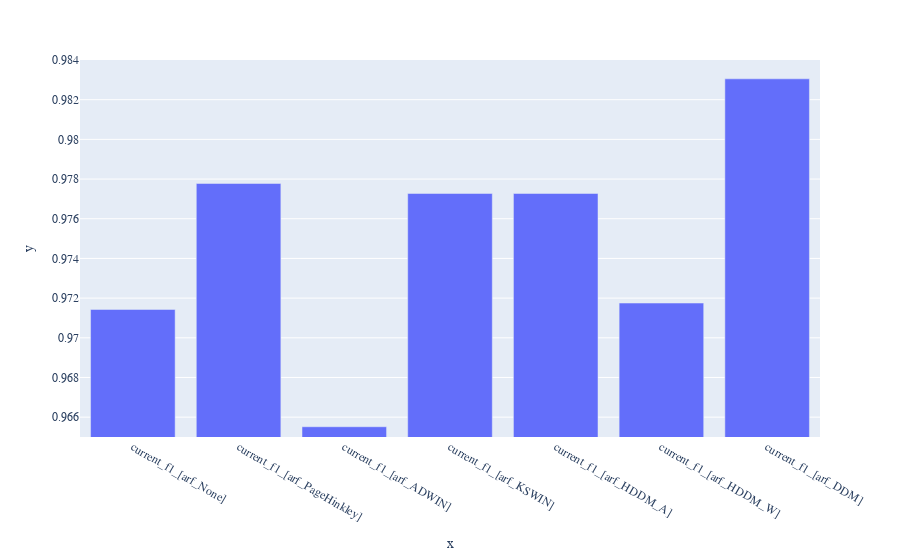

Here is the notebook cell this chart was saved with:
### Code cell
# current f1
fig = px.bar(x = df_test_results.iloc[112,16:30:2].keys(), y = df_test_results.iloc[112,16:30:2].values, range_y = [0.965, 0.984])
fig.update_layout(
    font_family="Times New Roman",
)

### Figure 1 — Plotly figure (JSON) as saved in the notebook; plotly's stock layout.template omitted (floating-point values rounded to 4 significant figures)
{"data": [{"alignmentgroup": "True", "hovertemplate": "x=%{x}<br>y=%{y}<extra></extra>", "legendgroup": "", "marker": {"color": "#636efa", "pattern": {"shape": ""}}, "name": "", "offsetgroup": "", "orientation": "v", "showlegend": false, "textposition": "auto", "type": "bar", "x": ["current_f1_[arf_None]", "current_f1_[arf_PageHinkley]", "current_f1_[arf_ADWIN]", "current_f1_[arf_KSWIN]", "current_f1_[arf_HDDM_A]", "current_f1_[arf_HDDM_W]", "current_f1_[arf_DDM]"], "xaxis": "x", "y": [0.9714, 0.9778, 0.9655, 0.9773, 0.9773, 0.9718, 0.9831], "yaxis": "y"}], "layout": {"barmode": "relative", "font": {"family": "Times New Roman"}, "legend": {"tracegroupgap": 0}, "margin": {"t": 60}, "xaxis": {"anchor": "y", "domain": [0, 1], "title": {"text": "x"}, "type": "category", "range": [-0.5, 6.5], "autorange": true}, "yaxis": {"anchor": "x", "domain": [0, 1], "range": [0.965, 0.984], "title": {"text": "y"}, "type": "linear"}, "autosize": true}}
